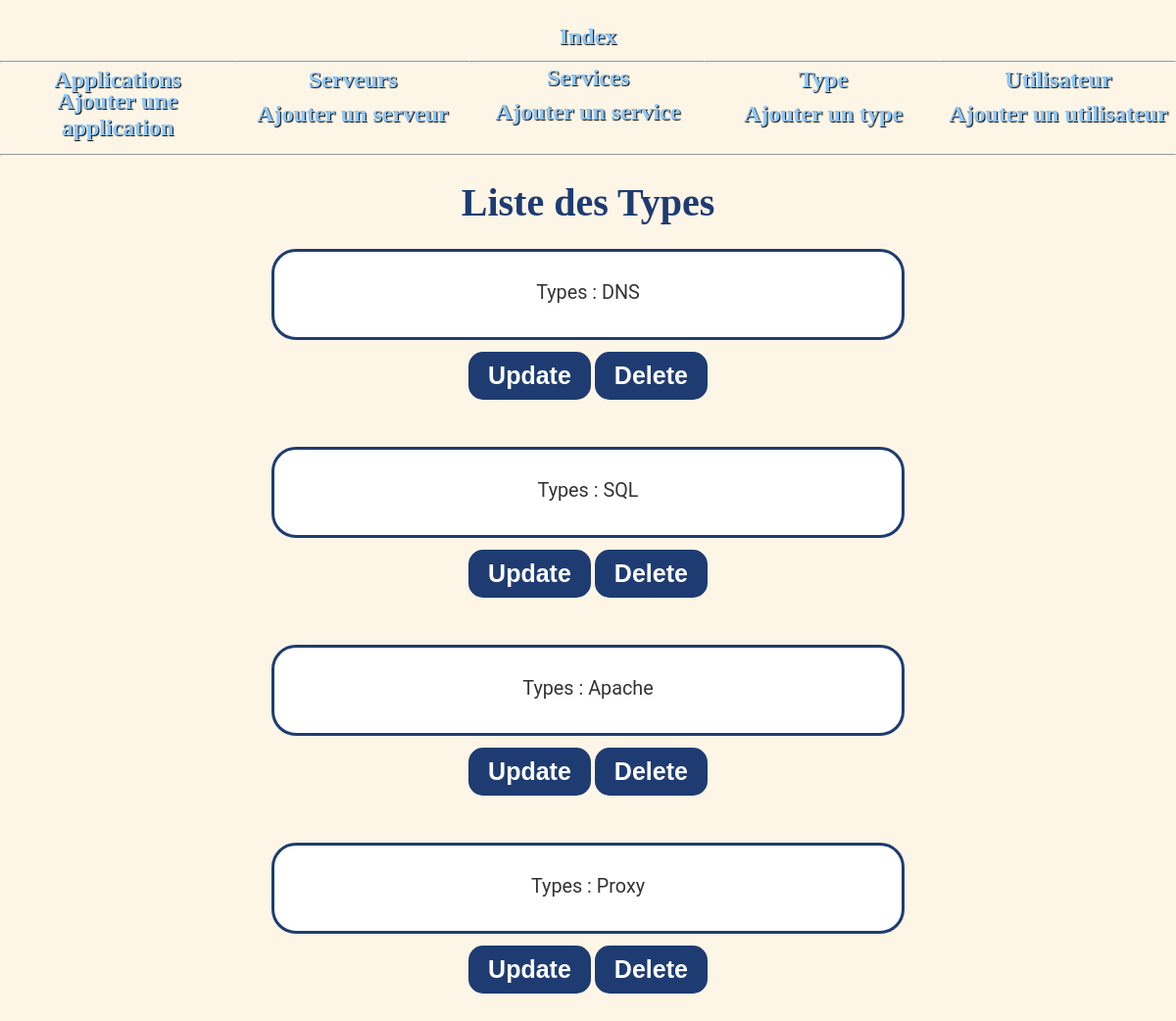
/adminsite/types/, run on the app's committed database.
### adminsite/models.py (models this page shows, shortened)
class Types(models.Model):
    test_choices = (("Apache","Apache"),("SQL","SQL"),("DNS","DNS"),("Proxy","Proxy"),("Imap","Imap"))
    type = models.CharField(max_length=20, choices=test_choices, null=True)
    description = models.TextField(null = True, blank = True)
    def __str__(self):
        return f"{self.type}"

### adminsite/types_views.py (the view)
# urls.py: path('', views.index),
def index(request):
    app = list(models.Types.objects.all())
    return render(request, 'adminsite/types/affiche.html',{"liste": app})

### adminsite/templates/adminsite/types/affiche.html (shortened to what this page needs)
<!DOCTYPE html>
<html lang="fr">
    {% extends "adminsite/main.html" %}
    {% block content %}
    <h2> Liste des Types</h2>
    <ol>
        {% for l in liste %}
        <div class="form">
        <p>Types : {{l}}</p></div>
    <a href="/adminsite/types/update/{{l.id}}/">
    <input type="submit" value="Update" class="button">{% csrf_token %}</a>
    <a href="/adminsite/types/delete/{{ l.id }}/" >
    <input type="submit" value="Delete" class="button">{% csrf_token %}</a>
        {% endfor %}
    </ol>
    {% endblock %}

### adminsite/static/adminsite/index.css (style rules this page uses)
* { padding: 0; margin: 0; }
body { text-align: center; background-color:oldlace; }
.button { display: inline-block; padding: 10px 20px; font-size: 25px; font-weight: bold; text-align: center; text-decoration: none; background-color: #1e3c72; color: #fff; border: none; border-radius: 15px; cursor: pointer; transition: background-color 0.3s ease; margin-top: 1%; margin-bottom: 4%; }
.form { max-width: 50%; margin: 0 auto; padding: 20px; margin-top: 4%; padding-bottom: 2%; background-color: #fff; border: 3px solid #1e3c72; border-radius: 25px; font-size: large; }
h2 { color:#1e3c72; font-weight: bold; margin-top: 2%; font-size: 250%; margin-bottom: 2%; }
.form { width: 50%; margin: auto; text-align: center; }
.form > * { padding: 10px; }
p { font-family: 'Roboto', sans-serif; font-size: 110%; color: #333333; }

### adminsite/templates/adminsite/main.html (style rules this page uses)
a:link { text-decoration:none }

### data on the page
Types: type "DNS"
Types: type "SQL"
Types: type "Apache"
Types: type "Proxy"
